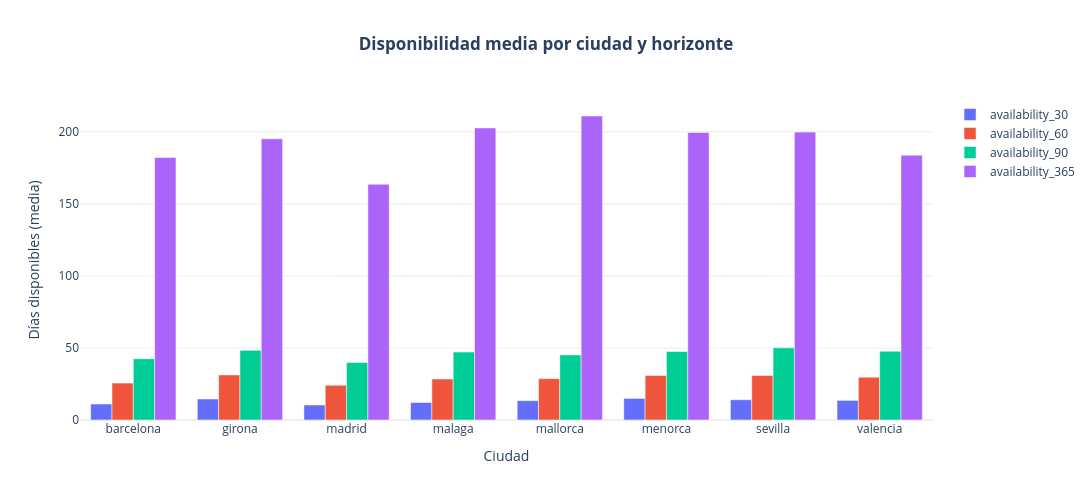

The notebook cell this image was saved under:
### Markdown cell above
### 04.2 · Visualización: barras agrupadas

### Code cell
fig = go.Figure()
for col in disp_final.columns:
    fig.add_trace(go.Bar(
        x=disp_final.index,
        y=disp_final[col],
        name=col
    ))

fig.update_layout(
    title='<b>Disponibilidad media por ciudad y horizonte</b>',
    title_x=0.5,
    xaxis_title='Ciudad',
    yaxis_title='Días disponibles (media)',
    width=1300, height=500,
    template='plotly_white'
)
fig.show()

### Figure 1 — Plotly figure (JSON) as saved in the notebook; plotly's stock layout.template omitted (floating-point values rounded to 4 significant figures)
{"data": [{"name": "availability_30", "type": "bar", "x": ["barcelona", "girona", "madrid", "malaga", "mallorca", "menorca", "sevilla", "valencia"], "y": [11.11, 14.59, 10.41, 12.14, 13.41, 14.99, 14.06, 13.59]}, {"name": "availability_60", "type": "bar", "x": ["barcelona", "girona", "madrid", "malaga", "mallorca", "menorca", "sevilla", "valencia"], "y": [25.63, 31.27, 24.12, 28.43, 28.7, 30.88, 30.92, 29.73]}, {"name": "availability_90", "type": "bar", "x": ["barcelona", "girona", "madrid", "malaga", "mallorca", "menorca", "sevilla", "valencia"], "y": [42.5, 48.35, 39.95, 47.13, 45.17, 47.54, 50.05, 47.72]}, {"name": "availability_365", "type": "bar", "x": ["barcelona", "girona", "madrid", "malaga", "mallorca", "menorca", "sevilla", "valencia"], "y": [182.1, 195.1, 163.6, 202.7, 210.9, 199.5, 199.8, 183.8]}], "layout": {"height": 500, "title": {"text": "<b>Disponibilidad media por ciudad y horizonte</b>", "x": 0.5}, "width": 1300, "xaxis": {"title": {"text": "Ciudad"}}, "yaxis": {"title": {"text": "Días disponibles (media)"}}}}
